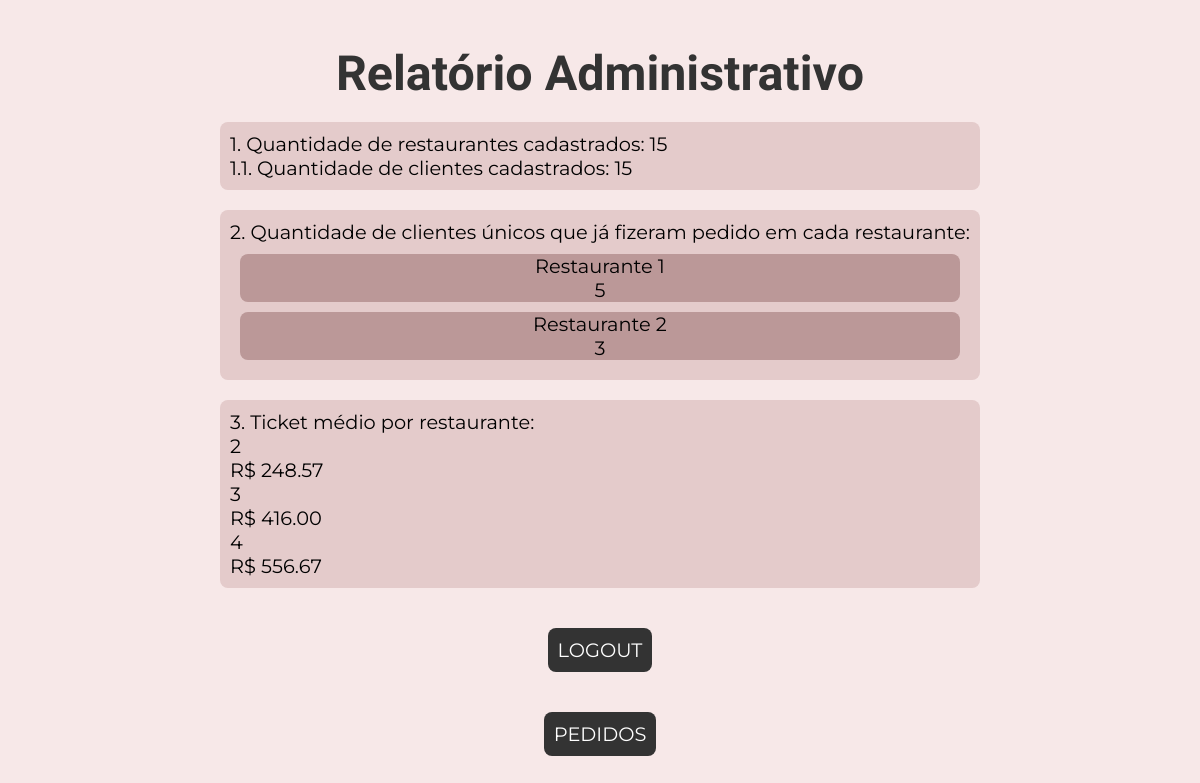
/report (signed in), run on an earlier commit of the app's database.
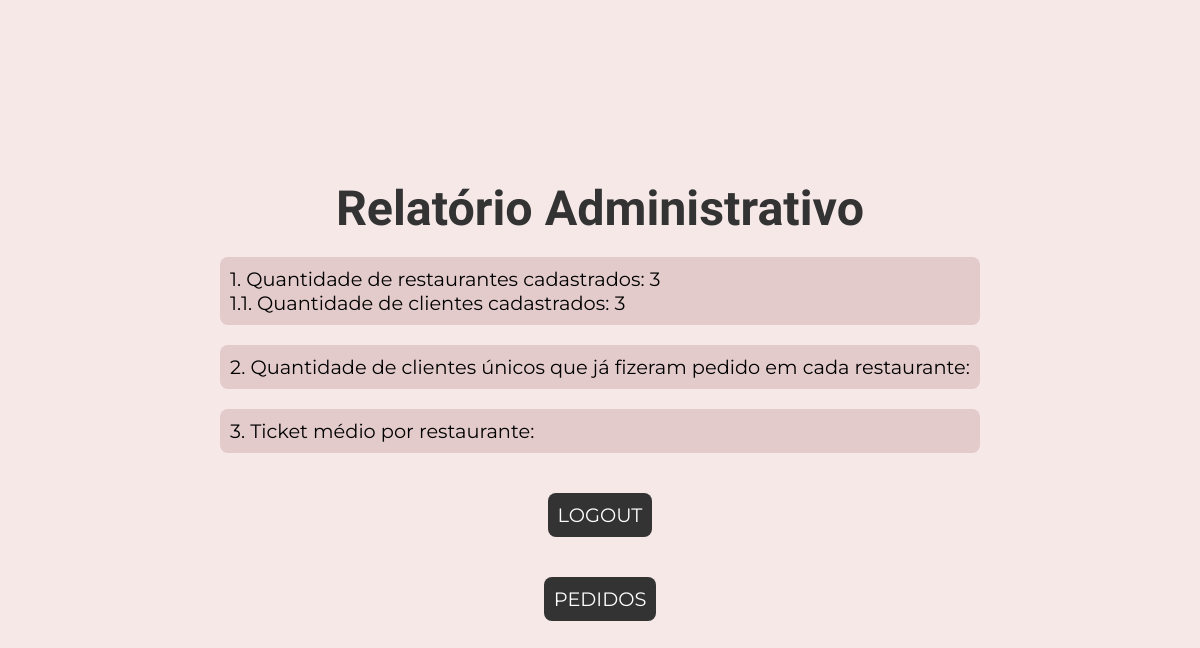
And on a later commit of the database.
### tables this page shows
CREATE TABLE restaurant (
                id INTEGER PRIMARY KEY AUTOINCREMENT,
                name_restaurant TEXT NOT NULL,
                commission INT NOT NULL,
                email TEXT NOT NULL UNIQUE,
                password TEXT NOT NULL,
                last_login TEXT DEFAULT 'Este é seu primeiro login!'
            );

### appFlask.py (the view)
@appFlask.route('/report', methods=['GET', 'POST'])
def report():
     if 'pk' not in session:
        return redirect(url_for('login'))
     average_ticketRAW = DB.get_avg_ticket(my_db, session['pk']) #usar index [0], [1]
     most_expensive_orderRAW = DB.get_most_expensive_order(my_db, session['pk'])
     biggest_order_in_quantityRAW = DB.get_biggest_order_in_quantity(my_db, session['pk'])
     most_ordered_productRAW = DB.get_most_ordered_product(my_db, session['pk'])
     quantity_of_products_per_statusRAW = DB.get_quantity_of_products_per_status(my_db, session['pk']) #usar index [0][0], [0][1]
     quantity_of_restaurantsRAW = DB.get_quantity_of_restaurants(my_db)
     quantity_of_clientsRAW = DB.get_quantity_of_clients(my_db)
     unique_clients_per_restaurantRAW = DB.get_unique_clients_per_restaurant(my_db)
     average_ticket_per_restaurantRAW = DB.get_average_ticket_per_restaurant(my_db)
     return render_template('report.html',
                            average_ticket=average_ticketRAW,
                            most_expensive_order=most_expensive_orderRAW,
                            biggest_order_in_quantity=biggest_order_in_quantityRAW,
                            most_ordered_product=most_ordered_productRAW,
                            quantity_of_products_per_status=quantity_of_products_per_statusRAW,
                            quantity_of_restaurants=quantity_of_restaurantsRAW,
                            quantity_of_clients=quantity_of_clientsRAW,
                            unique_clients_per_restaurant=unique_clients_per_restaurantRAW,
                            average_ticket_per_restaurant=average_ticket_per_restaurantRAW,
                            user=session['pk'])

### database/db.py (called while the page is built)
    def get_avg_ticket(self, fk_restaurant):
        cur = self.connection.cursor()
        cur.execute('''
            SELECT avg(order_total) AS Avg_Ticket
            FROM client_order
            WHERE fk_restaurant = ?;
        ''', (fk_restaurant,))
        record = cur.fetchone()
        cur.close()
        if record is None:
            return None
        else:
            return f"R$ {record[0] / 100:.2f}" if record[0] is not None else "R$ 0.00"

    def get_most_expensive_order(self, fk_restaurant):
        cur = self.connection.cursor()
        cur.execute('''
                        SELECT order_id, order_total
                        FROM client_order
                        GROUP BY order_id
                        HAVING fk_restaurant = ?
                        ORDER BY order_total DESC
                        LIMIT 1;
                        ''', (fk_restaurant,))
        record = cur.fetchone()
        cur.close()
        if record is None:
            return None
        else:
            return record

    def get_biggest_order_in_quantity(self, fk_restaurant):
        cur = self.connection.cursor()
        cur.execute('''
                        SELECT co.order_id, p.name_product, sum(co.quantity)
                        FROM client_order co
                        INNER JOIN product p ON co.fk_product = p.id
                        GROUP BY order_total
                        HAVING fk_restaurant = ?
                        ORDER BY order_total DESC
                        LIMIT 1;
                        ''', (fk_restaurant,))
        record = cur.fetchone()
        cur.close()
        if record is None:
            return None
        else:
            return record

    def get_most_ordered_product(self, fk_restaurant):
        cur = self.connection.cursor()
        cur.execute('''
                        SELECT p.name_product, sum(co.quantity)
                        FROM client_order co
                        INNER JOIN product p ON co.fk_product = p.id
                        GROUP BY fk_product
                        HAVING fk_restaurant = ?
                        ORDER BY fk_product DESC
                        LIMIT 1;
                        ''', (fk_restaurant,))
        record = cur.fetchone()
        cur.close()
        if record is None:
            return None
        else:
            return record

### templates/report.html (shortened to what this page needs)
<!DOCTYPE html>
<html lang="pt-BR">
<head>
    <link rel="stylesheet" href="{{ url_for('static', filename='report.css') }}">
</head>
<body>
    <div class="container">
        {% if user != 1 %}
        <h1>Relatório do Restaurante</h1>
        <div class="item">
            <p>1. Ticket médio: {{average_ticket}}</p>
        </div>
        <div class="item">
            <p>2. Maior compra (valor): R$ {{ '%.2f' | format(most_expensive_order[1] / 100) }}</p>
            <p>Pedido: {{most_expensive_order[0]}}</p>
        </div>
        <div class="item">
            <p>3. Maior pedido (quantidade): {{biggest_order_in_quantity[0]}}</p>
            <p>Produto: {{biggest_order_in_quantity[1]}} </p>
            <p>Quantidade: {{biggest_order_in_quantity[2]}}</p>
        </div>
        <div class="item">
            <p>5. Produto mais pedido: {{most_ordered_product[0]}}</p>
            <p>Quantidade: {{most_ordered_product[1]}}</p>
        </div>
        <div class="item">
            <p>6. Quantos pedidos em cada status:</p>
            <p>Criado: {{quantity_of_products_per_status[0][0]}}</p>
            <p>Aceito: {{quantity_of_products_per_status[0][1]}}</p>
            <p>Saiu para entrega: {{quantity_of_products_per_status[0][2]}}</p>
            <p>Entregue: {{quantity_of_products_per_status[0][3]}}</p>
            <p>Rejeitado: {{quantity_of_products_per_status[0][4]}}</p>
        </div>
        {% else %}
            <h1>Relatório Administrativo</h1>
            <div class="item">
                <p>1. Quantidade de restaurantes cadastrados: {{quantity_of_restaurants[0]-1}}</p>
                <p>1.1. Quantidade de clientes cadastrados: {{quantity_of_clients[0]}}</p>
            </div>
            <div class="item">
                <p>2. Quantidade de clientes únicos que já fizeram pedido em cada restaurante:</p>
                <ul>
                    {% for restaurant in unique_clients_per_restaurant %}
                    <div class="card">
                        <li>{{ restaurant[0] }}</li>
                        <li>{{ restaurant[1] }}</li>
                    </div>
                    {% endfor %}
                </ul>
            </div>
            <div class="item">
                <p>3. Ticket médio por restaurante:</p>
                <ul>
                    {% for restaurant in average_ticket_per_restaurant %}
                    <li>{{ restaurant[0] }}</li>
                    <li>R$ {{ '%.2f' | format(restaurant[1] / 100) }}</li>
                    {% endfor %}
                </ul>
            </div>
        {% endif %}
            <form action="{{ url_for('logout') }}" method="GET">
                <button class="default_btn" type="submit">LOGOUT</button>
            </form>
            <form action="{{ url_for('order_pannel') }}" method="GET">
                <button class="default_btn" type="submit">PEDIDOS</button>
            </form>
        </div>
    </body>
    </html>

### static/report.css (style rules this page uses)
* { margin: 0; padding: 0; box-sizing: border-box; text-decoration: none; font-family: "Montserrat", serif; font-size: 1.1rem; }
html { background-color: rgb(247, 232, 232); width: 100%; height: 100%; display: flex; justify-content: center; align-items: center; }
.container { display: flex; flex-direction: column; justify-content: center; align-items: center; gap: 20px; background-color: rgb(247, 232, 232); }
h1 { color: #333; font-family: "Macondo", serif; font-size: 2.5em; text-align: center; }
button, input { border: none; border-radius: 8px; }
.default_btn { margin-top: 20px; padding: 10px; background-color: #333; color: white; border: none; border-radius: 8px; cursor: pointer; width: fit-content; }
.item { background-color: rgb(228, 203, 203); border-radius: 8px; padding: 10px; width: 100%; }

What changed in the data, as far as the page shows it:
removed restaurant: name_restaurant "Restaurante 1", restaurant "5"
removed restaurant: name_restaurant "Restaurante 2", restaurant "3"
Also different on the page:
{{ quantity_of_restaurants[0]-1 }}: "15" → "3"
{{ quantity_of_clients[0] }}: "15" → "3"
list line gone: "2 R$ 248.57"
list line gone: "3 R$ 416.00"
list line gone: "4 R$ 556.67"
